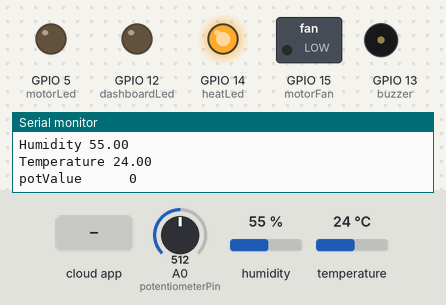
The sketch below on a simulated ESP8266 (NodeMCU). Shown: switched loads named in the sketch (green lamp = pin HIGH), output pins drawn as LEDs (lit = HIGH), buzzer (waves = sounding, pin HIGH), the last lines printed to the serial monitor. Dashed ring = blinking. The test bench sets the inputs (shaded band); at power-on: A0 (potentiometerPin) = 512, humidity 55 %, temperature 24 °C. WiFi joins after 1.5 s; servers stay silent unless stated.

Above: at 2.7 s.
2.8 s: the phone or cloud app sets pot to 50
At 3.15 s:
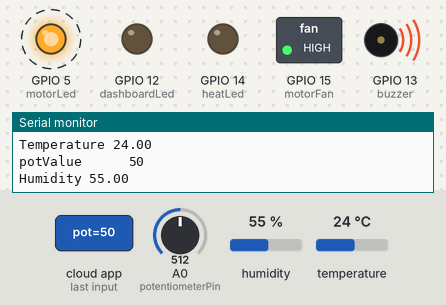
6.3 s: the phone or cloud app sets pot to 0
At 7.2 s:
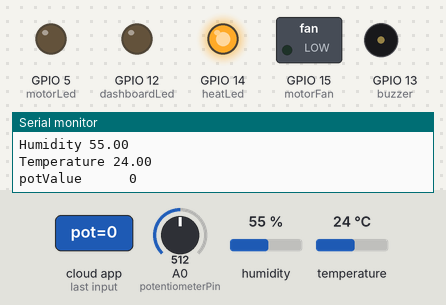
18.3 s: the phone or cloud app sets pot to 25
At 19.6 s:
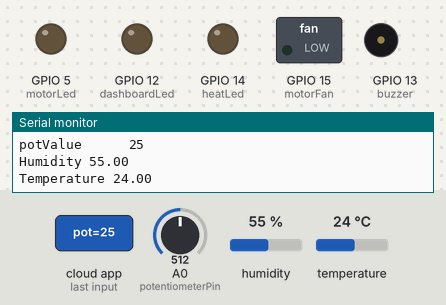
Timing chart, 0 to 21.3 s (numbered marks = the images above; inputs shaded):
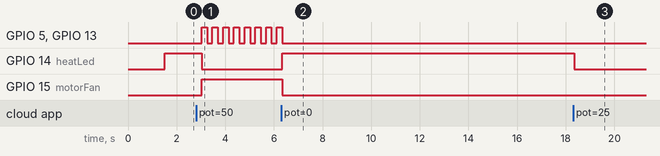

The sketch:

Temperature_and_Humidity_Monitoring_.ino
```cpp
#include "arduino_secrets.h"
          /*
  Sketch generated by the Arduino IoT Cloud Thing "Temperature and Humidity monitoring"
  https://create.arduino.cc/cloud/things/b03581ea-7134-40e3-92db-cffc33abfa0b

  Arduino IoT Cloud Variables description

  The following variables are automatically generated and updated when changes are made to the Thing

  String msg;
  CloudTemperatureSensor temperature;
  int pot;
  CloudRelativeHumidity humidity;
  CloudSchedule eveningTimer;
  CloudSchedule timer;
  bool fan;
  bool led;

  Variables which are marked as READ/WRITE in the Cloud Thing will also have functions
  which are called when their values are changed from the Dashboard.
  These functions are generated with the Thing and added at the end of this sketch.
*/

#include "thingProperties.h"
#include "DHT.h"
#define DHTpin 2 // D4 on the nodemcu ESP8266
#define DHTTYPE DHT11
DHT dht(DHTpin, DHTTYPE);
const int heatLed = 14;
int motorLed = 5;
int potentiometerPin = A0;
int dashboardLed = 12;
int ledState = LOW;  // ledState used to set the LED
int buzzer  = 13;
int motorFan = 15;
int ledState1 = LOW;
// Generally, the "unsigned long" should be used for variables that hold time
// The value will quickly become too large for an int to store
unsigned long previousMillis = 0;  // will store last time LED was updated
unsigned long previousMillis1 = 0;  // will store last time LED was updated

// constants won't change:
const long interval = 200;  // interval at which to blink (milliseconds)
void setup() {
  // Initialize serial and wait for port to open:
  Serial.begin(9600);
  // This delay gives the chance to wait for a Serial Monitor without blocking if none is found
  delay(1500);

  // Defined in thingProperties.h
  initProperties();
  pinMode(motorFan,OUTPUT);
  pinMode(buzzer,OUTPUT);
  pinMode(heatLed, OUTPUT);
  pinMode(potentiometerPin, INPUT);
  pinMode(motorLed,OUTPUT);
  pinMode(dashboardLed,OUTPUT);
  // Connect to Arduino IoT Cloud
  ArduinoCloud.begin(ArduinoIoTPreferredConnection);

  /*
     The following function allows the device to obtain more information
     related to the state of network and IoT Cloud connection and errors
     the higher number the more granular information to receive.
     The default is 0 (only errors).
     Maximum is 4
  */
  setDebugMessageLevel(2);
  ArduinoCloud.printDebugInfo();
}

void loop() {
  ArduinoCloud.update();
  // Your code here
  potentiometer();
      unsigned long currentMillis1 = millis();


  float hm = dht.readHumidity();
  Serial.print("Humidity ");
  Serial.println(hm);
  float temp = dht.readTemperature();
  Serial.print("Temperature ");
  Serial.println(temp);
  humidity = hm;
  temperature = temp;
  String message = "Temperature = " + String (temperature) + "  Humidity = " + String(humidity);
  if (timer.isActive()) {
   // whenever the job is "active", turn on the LED
   if (currentMillis1 - previousMillis1 >= interval){
    // save the last time you blinked the LED
    previousMillis1 = currentMillis1;

    // if the LED is off turn it on and vice-versa:
    if (ledState1 == LOW) {
      ledState1 = HIGH;
    } else {
      ledState1 = LOW;
    }

    // set the LED with the ledState of the variable:
    digitalWrite(dashboardLed, ledState1);

     }
} else {
   // whenever the job is "not active", turn off the LED
   digitalWrite(dashboardLed, LOW);
}

if (eveningTimer.isActive()) {
   // whenever the job is "active", turn on the LED
     // whenever the job is "active", turn on the LED
   if (currentMillis1 - previousMillis1 >= interval){
    // save the last time you blinked the LED
    previousMillis1 = currentMillis1;

    // if the LED is off turn it on and vice-versa:
    if (ledState1 == LOW) {
      ledState1 = HIGH;
    } else {
      ledState1 = LOW;
    }

    // set the LED with the ledState of the variable:
    digitalWrite(dashboardLed, ledState1);
   }
} else {
   // whenever the job is "not active", turn off the LED
   digitalWrite(dashboardLed, LOW);
}

}

/*
  Since Humidity is READ_WRITE variable, onHumidityChange() is
  executed every time a new value is received from IoT Cloud.
*/
void onHumidityChange()  {

}
/*
  Since Msg is READ_WRITE variable, onMsgChange() is
  executed every time a new value is received from IoT Cloud.
*/
void onMessageChange()  {

}

void dht_sensor_getdata()
{
  float hm = dht.readHumidity();
  Serial.print("Humidity ");
  Serial.println(hm);
  float temp = dht.readTemperature();
  Serial.print("Temperature ");
  Serial.println(temp);
  humidity = hm;
  temperature = temp;
 // message = "Temperature = " + String (temperature) + "  Humidity = " + String(humidity);
}


/*
  Since Msg is READ_WRITE variable, onMsgChange() is
  executed every time a new value is received from IoT Cloud.
*/
void onMsgChange()  {

}


/*
  Since Led is READ_WRITE variable, onLedChange() is
  executed every time a new value is received from IoT Cloud.
*/
void onLedChange()  {

  // if (led == 1){
  //   digitalWrite(dashboardLed,HIGH);
  //   Serial.println("onnnnnnnnnnnnn");
  // }
  // else{
  //   digitalWrite(dashboardLed,LOW);
  // }

}

void potentiometer(){
    unsigned long currentMillis = millis();

  int value = analogRead(potentiometerPin);
  int val = map(value, 0, 1023, 0, 40);
   Serial.print("potValue      ");
  Serial.println(pot);
  if (pot<18){
    digitalWrite(heatLed,HIGH);
  }
  else{
    digitalWrite(heatLed,LOW);
  }
  if (pot>25){
     digitalWrite(motorFan,HIGH);
     if (currentMillis - previousMillis >= interval){
    // saves the last time you blinked the LED
    previousMillis = currentMillis;

    // if the LED is off turn it on and vice-versa:
    if (ledState == LOW) {
      ledState = HIGH;
    } else {
      ledState = LOW;
    }

    // set the LED with the ledState of the variable:
    digitalWrite(motorLed, ledState);
    digitalWrite(buzzer, ledState);
     }
  }
  else{
     digitalWrite(motorFan,LOW);
    digitalWrite(motorLed,LOW);
        digitalWrite(buzzer,LOW);

  }
  // pot = val;
  // delay(500);

}


/*
  Since Pot is READ_WRITE variable, onPotChange() is
  executed every time a new value is received from IoT Cloud.
*/
void onPotChange()  {

}


/*
  Since Fan is READ_WRITE variable, onFanChange() is
  executed every time a new value is received from IoT Cloud.
*/
void onFanChange()  {
  // Add your code here to act upon Fan change
  // if (fan == 1){
  //   digitalWrite(motorFan,HIGH);
  //   Serial.println("Fan onnnnnnnnnnnnn");
  // }
  // else{
  //   digitalWrite(motorFan,LOW);
  // }

}

/*
  Since Timer is READ_WRITE variable, onTimerChange() is
  executed every time a new value is received from IoT Cloud.
*/
void onTimerChange()  {
  //
}

/*
  Since EveningTimer is READ_WRITE variable, onEveningTimerChange() is
  executed every time a new value is received from IoT Cloud.
*/
void onEveningTimerChange()  {
  //
}
```

arduino_secrets.h
```cpp
#define SECRET_SSID ""
#define SECRET_OPTIONAL_PASS ""
#define SECRET_DEVICE_KEY ""
```

thingProperties.h
```cpp
// Code generated by Arduino IoT Cloud, DO NOT EDIT.

#include <ArduinoIoTCloud.h>
#include <Arduino_ConnectionHandler.h>

const char DEVICE_LOGIN_NAME[]  = "a9088adb-74f3-4b5a-8f09-975f66b2a3ae";

const char SSID[]               = SECRET_SSID;    // Network SSID (name)
const char PASS[]               = SECRET_OPTIONAL_PASS;    // Network password (use for WPA, or use as key for WEP)
const char DEVICE_KEY[]  = SECRET_DEVICE_KEY;    // Secret device password

void onMsgChange();
void onPotChange();
void onHumidityChange();
void onEveningTimerChange();
void onTimerChange();
void onFanChange();
void onLedChange();

String msg;
CloudTemperatureSensor temperature;
int pot;
CloudRelativeHumidity humidity;
CloudSchedule eveningTimer;
CloudSchedule timer;
bool fan;
bool led;

void initProperties(){

  ArduinoCloud.setBoardId(DEVICE_LOGIN_NAME);
  ArduinoCloud.setSecretDeviceKey(DEVICE_KEY);
  ArduinoCloud.addProperty(msg, READWRITE, ON_CHANGE, onMsgChange);
  ArduinoCloud.addProperty(temperature, READ, ON_CHANGE, NULL);
  ArduinoCloud.addProperty(pot, READWRITE, ON_CHANGE, onPotChange, 1);
  ArduinoCloud.addProperty(humidity, READWRITE, ON_CHANGE, onHumidityChange);
  ArduinoCloud.addProperty(eveningTimer, READWRITE, ON_CHANGE, onEveningTimerChange);
  ArduinoCloud.addProperty(timer, READWRITE, ON_CHANGE, onTimerChange);
  ArduinoCloud.addProperty(fan, READWRITE, ON_CHANGE, onFanChange);
  ArduinoCloud.addProperty(led, READWRITE, ON_CHANGE, onLedChange);

}

WiFiConnectionHandler ArduinoIoTPreferredConnection(SSID, PASS);
```

Measured:
- after the input at 2.8 s, GPIO 5 (motorLed), GPIO 13 (buzzer): alternates HIGH for 0.22 s and LOW for 0.22 s, starting after 0.23 s; GPIO 14 (heatLed): HIGH → LOW after 0.23 s; GPIO 15 (motorFan): LOW → HIGH after 0.23 s
- after the input at 6.3 s, GPIO 5 (motorLed), GPIO 13 (buzzer): goes on until 6.3 s, then stays LOW; GPIO 14 (heatLed): LOW → HIGH at once; GPIO 15 (motorFan): HIGH → LOW at once
- after the input at 18.3 s, GPIO 14 (heatLed): HIGH → LOW after 0.06 s
